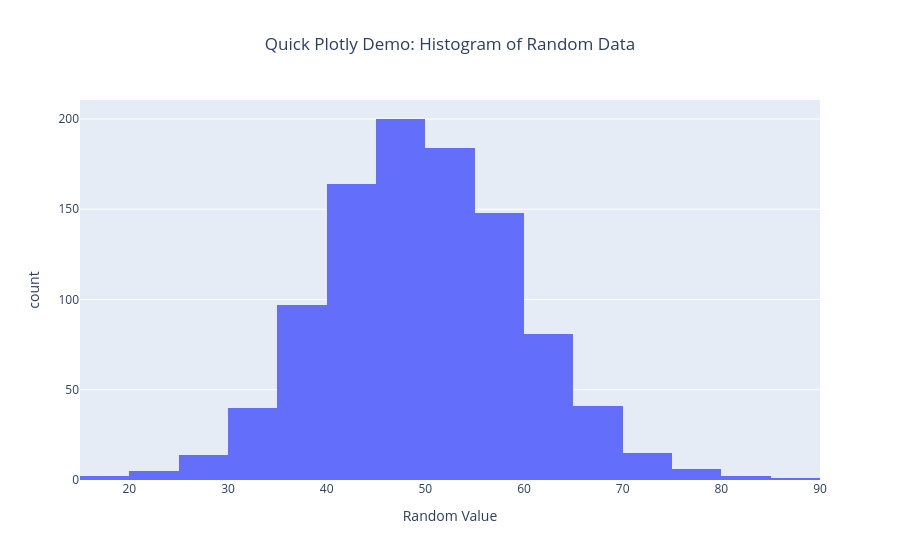

Here is the notebook cell this chart was saved with:
### Markdown cell above
## Graphing with Plotly and Plotly Dash (Visualization Library)

For this notebook, I chose to go with [Plotly](https://plotly.com/) and their dashboard/app tool, [Plotly Dash](https://plotly.com/dash/). Plotly is a very powerful charts library - created by a company of the same name - that's built on Javascript to create highly interactive charts and displays. It supports a wide variety of charts and graphs out of the box, with high levels of customization. Plotly Dash is built on top of Plotly, combining a small local webserver (Flask), the Javascript implementation of Plotly, and React.js. Dash allows you to map your python elements directly to HTML, creating a simple web app without the need to do any HTML or Javascript yourself.

Plotly also integrates directly into Jupyter with no extensions needed, making it a great addition to any notebook. It even comes with additional Jupyter configuration options like multiple rendering types and themes natively.

Personally, I chose Plotly because I had a small amount of experience building simple charts with it before and it's been recommended to me in the past by coworkers familiar who were former data analysts. On digging deeper though, I found several aspects of the library that I felt made it a good fit for this project. First is that it's already very easy to spin up charts using Plotly and its depth of documentation is great so if any troubleshooting is needed there is a well of public information. Secondly, I think the HTML-styled dashboarding is a very intuitive way of building the dashboard itself; I spent very little time putting down boilerplate code because of HTML's simplicity and when it came to styling, my familiarity with CSS made it easy to style the charts as well.  

### Plotly Examples

Here's a quick example of a histogram using randomly generated data:

### Code cell
import numpy as np
import plotly.express as px

data = np.random.normal(loc=50, scale=10, size=1000)
fig = px.histogram(data, nbins=30, labels={'value': 'Random Value'}, title='Quick Plotly Demo: Histogram of Random Data')
fig.update_layout(showlegend=False, title_x=0.5)
fig

### Figure 1 — Plotly figure (JSON) as saved in the notebook; plotly's stock layout.template omitted (floating-point values rounded to 4 significant figures; data arrays with more than 128 entries replaced by an {"elided": "..."} marker saying what was removed)
{"data": [{"bingroup": "x", "hovertemplate": "variable=0<br>Random Value=%{x}<br>count=%{y}<extra></extra>", "legendgroup": "0", "marker": {"color": "#636efa", "pattern": {"shape": ""}}, "name": "0", "nbinsx": 30, "orientation": "v", "showlegend": true, "type": "histogram", "x": {"elided": "1000 float values"}, "xaxis": "x", "yaxis": "y"}], "layout": {"barmode": "relative", "legend": {"title": {"text": "variable"}, "tracegroupgap": 0}, "showlegend": false, "title": {"text": "Quick Plotly Demo: Histogram of Random Data", "x": 0.5}, "xaxis": {"anchor": "y", "domain": [0, 1], "title": {"text": "Random Value"}}, "yaxis": {"anchor": "x", "domain": [0, 1], "title": {"text": "count"}}}}
